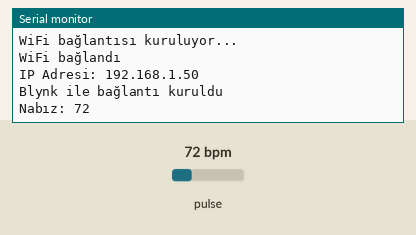
Bench run of a sketch on a simulated ESP32. On the bench: the last lines printed to the serial monitor. The test bench sets the inputs (shaded band); at power-on: pulse 72 bpm. WiFi joins after 1.5 s; servers stay silent unless stated.

Above: at 3.5 s.
3.6 s: pulse set to 42 bpm
At 4.9 s:
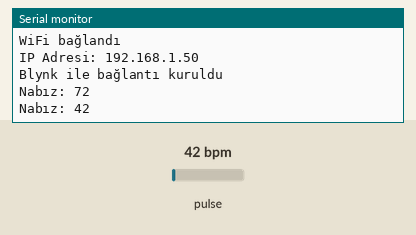
5.1 s: pulse set to 70 bpm
At 6.9 s:
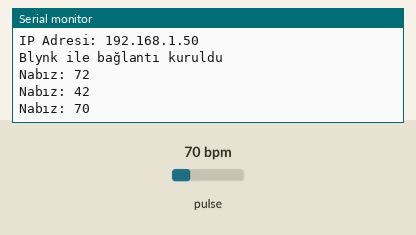
Timing chart, 0 to 8.4 s (numbered marks = the images above; inputs shaded):
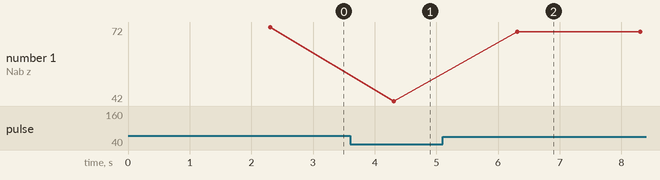

Measured:
- after the input at 3.6 s, the serial monitor: prints a new line after 0.71 s (image 1)
- after the input at 5.1 s, the serial monitor: prints a new line after 1.2 s (image 2)
- plotted number 1: 72 → 42 after the input at 3.6 s, 42 → 70 after the input at 5.1 s

The sketch:

heart-rate.ino
```cpp
// Blynk tanımlamaları
#define BLYNK_TEMPLATE_ID "TMPL6Xen9kX1Q" // Blynk uygulaması için şablon ID'si
#define BLYNK_TEMPLATE_NAME "Nabız Ölçer" // Blynk uygulaması için şablon adı
#define BLYNK_AUTH_TOKEN "lqKNYdzgBSmMfcU1N9Jz0no0p5s1kWx_" // Blynk uygulaması için kimlik doğrulama token'ı

// Gerekli kütüphanelerin dahil edilmesi
#include <WiFi.h> // WiFi bağlantısı için kütüphane
#include <WiFiClient.h> // WiFi istemci kütüphanesi
#include <Wire.h> // I2C iletişimi için kütüphane
#include <BlynkSimpleEsp32.h> // Blynk kütüphanesi
#include <PulseSensorPlayground.h> // Pulse sensör kütüphanesi

// Blynk ayarları
char auth[] = BLYNK_AUTH_TOKEN; // Blynk uygulamasından aldığınız Auth Token
char ssid[] = "Redmi Note 8 Pro"; // WiFi SSID
char password[] = "1234.1234"; // WiFi Parolası

#define REPORTING_PERIOD_MS 510 // Raporlama periyodu (milisaniye cinsinden)

int BPM; // Nabız değerini tutacak değişken
const int PulseWire = 32; // Pulse sensörünü bağladığımız Analog pin
int Threshold = 510; // Eşik değeri, belirli bir nabız algılama eşiği

PulseSensorPlayground pulseSensor; // Pulse sensörü için nesne oluşturma

void setup() {
  Serial.begin(115200); // Seri iletişimi başlat
  pulseSensor.analogInput(PulseWire); // Pulse sensörünün bağlı olduğu pini ayarla
  pulseSensor.setThreshold(Threshold); // Eşik değerini ayarla

  // Pulse sensörünü başlat
  pulseSensor.begin();

  // WiFi bağlantısını başlat
  WiFi.begin(ssid, password);

  // WiFi bağlanma işlemi tamamlanana kadar bekle
  while (WiFi.status() != WL_CONNECTED) {
    delay(1000);
    Serial.println("WiFi bağlantısı kuruluyor...");
  }

  Serial.println("WiFi bağlandı"); // WiFi bağlantısı başarılı mesajı
  Serial.print("IP Adresi: ");
  Serial.println(WiFi.localIP()); // Cihazın IP adresini yazdır

  // Blynk ile bağlantı kur
  Blynk.begin(auth, ssid, password);

  Serial.println("Blynk ile bağlantı kuruldu"); // Blynk bağlantısı başarılı mesajı
}

void loop() {
  Blynk.run(); // Blynk işlevlerini çalıştır

  // Pulse sensöründen veri al
  if (pulseSensor.sawStartOfBeat()) {
    BPM = pulseSensor.getBeatsPerMinute(); // Nabız değerini al
  }

  // Belirli bir periyotta bilgileri gönder
  static uint32_t tsLastReport = 0;
  if (millis() - tsLastReport > REPORTING_PERIOD_MS) {
    Serial.print("Nabız: ");
    Serial.println(BPM); // Nabız değerini seri monitöre yazdır
    Blynk.virtualWrite(V0, BPM); // Blynk uygulamasına nabız verisini gönder
    tsLastReport = millis(); // Son raporlama zamanını güncelle
  }

  delay(2000); // Döngü 2 saniye bekleyecek
}
```
